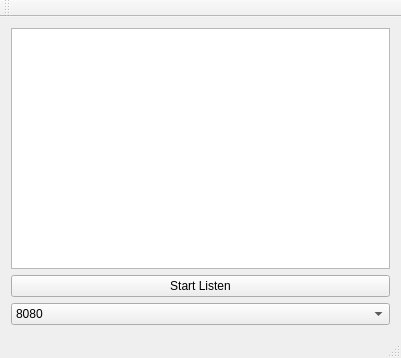
<?xml version="1.0" encoding="UTF-8"?>
<ui version="4.0">
 <class>MainWindow</class>
 <widget class="QMainWindow" name="MainWindow">
  <property name="geometry">
   <rect>
    <x>0</x>
    <y>0</y>
    <width>401</width>
    <height>358</height>
   </rect>
  </property>
  <property name="windowTitle">
   <string>QTCPServer</string>
  </property>
  <property name="styleSheet">
   <string notr="true"/>
  </property>
  <widget class="QWidget" name="centralWidget">
   <layout class="QGridLayout" name="gridLayout">
    <item row="2" column="0">
     <widget class="QPushButton" name="pushButton">
      <property name="text">
       <string>Start Listen</string>
      </property>
     </widget>
    </item>
    <item row="0" column="0">
     <widget class="QTextBrowser" name="textBrowser_receivedMessages">
      <property name="styleSheet">
       <string notr="true"/>
      </property>
     </widget>
    </item>
    <item row="3" column="0">
     <widget class="QComboBox" name="comboBox">
      <item>
       <property name="text">
        <string>8080</string>
       </property>
      </item>
      <item>
       <property name="text">
        <string>8081</string>
       </property>
      </item>
      <item>
       <property name="text">
        <string>8082</string>
       </property>
      </item>
      <item>
       <property name="text">
        <string>8083</string>
       </property>
      </item>
      <item>
       <property name="text">
        <string>8084</string>
       </property>
      </item>
      <item>
       <property name="text">
        <string>8085</string>
       </property>
      </item>
     </widget>
    </item>
   </layout>
  </widget>
  <widget class="QMenuBar" name="menuBar">
   <property name="geometry">
    <rect>
     <x>0</x>
     <y>0</y>
     <width>401</width>
     <height>22</height>
    </rect>
   </property>
  </widget>
  <widget class="QToolBar" name="mainToolBar">
   <attribute name="toolBarArea">
    <enum>TopToolBarArea</enum>
   </attribute>
   <attribute name="toolBarBreak">
    <bool>false</bool>
   </attribute>
  </widget>
  <widget class="QStatusBar" name="statusBar"/>
 </widget>
 <layoutdefault spacing="6" margin="11"/>
 <resources/>
 <connections/>
</ui>
